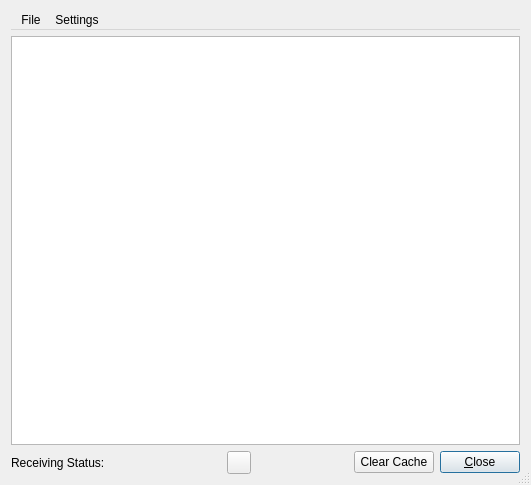
<?xml version="1.0" encoding="UTF-8"?>
<ui version="4.0">
 <class>JLViewer</class>
 <widget class="QDialog" name="JLViewer">
  <property name="geometry">
   <rect>
    <x>0</x>
    <y>0</y>
    <width>531</width>
    <height>485</height>
   </rect>
  </property>
  <property name="windowTitle">
   <string>MainWindow</string>
  </property>
  <property name="windowIcon">
   <iconset resource="res/icons.qrc">
    <normaloff>:/icons/MainIcon.png</normaloff>:/icons/MainIcon.png</iconset>
  </property>
  <property name="sizeGripEnabled">
   <bool>true</bool>
  </property>
  <layout class="QVBoxLayout" name="verticalLayout">
   <item>
    <widget class="QMenuBar" name="menubar">
     <widget class="QMenu" name="menuFile">
      <property name="title">
       <string>File</string>
      </property>
      <addaction name="actionClear_All"/>
      <addaction name="separator"/>
      <addaction name="actionSave"/>
      <addaction name="actionSave_All"/>
      <addaction name="separator"/>
      <addaction name="actionClose"/>
     </widget>
     <widget class="QMenu" name="menuSettings">
      <property name="title">
       <string>Settings</string>
      </property>
      <addaction name="actionSet_Font"/>
     </widget>
     <addaction name="menuFile"/>
     <addaction name="menuSettings"/>
    </widget>
   </item>
   <item>
    <widget class="JLBrowser" name="textBrowser"/>
   </item>
   <item>
    <layout class="QHBoxLayout" name="_2">
     <property name="spacing">
      <number>6</number>
     </property>
     <property name="margin">
      <number>0</number>
     </property>
     <item>
      <widget class="QLabel" name="TextLabel1">
       <property name="text">
        <string>Receiving Status:</string>
       </property>
       <property name="wordWrap">
        <bool>false</bool>
       </property>
      </widget>
     </item>
     <item>
      <widget class="CMultColorLED" name="LEDStatus" native="true">
       <property name="minimumSize">
        <size>
         <width>13</width>
         <height>13</height>
        </size>
       </property>
       <property name="maximumSize">
        <size>
         <width>13</width>
         <height>13</height>
        </size>
       </property>
      </widget>
     </item>
     <item>
      <spacer name="horizontalSpacer">
       <property name="orientation">
        <enum>Qt::Horizontal</enum>
       </property>
       <property name="sizeHint" stdset="0">
        <size>
         <width>40</width>
         <height>20</height>
        </size>
       </property>
      </spacer>
     </item>
     <item>
      <widget class="QToolButton" name="ButtonStepBack">
       <property name="text">
        <string/>
       </property>
       <property name="icon">
        <iconset resource="res/icons.qrc">
         <normaloff>:/icons/StepBack.png</normaloff>:/icons/StepBack.png</iconset>
       </property>
      </widget>
     </item>
     <item>
      <spacer name="Spacer5_2">
       <property name="orientation">
        <enum>Qt::Horizontal</enum>
       </property>
       <property name="sizeType">
        <enum>QSizePolicy::Expanding</enum>
       </property>
       <property name="sizeHint" stdset="0">
        <size>
         <width>20</width>
         <height>20</height>
        </size>
       </property>
      </spacer>
     </item>
     <item>
      <widget class="QPushButton" name="pushButtonClearCache">
       <property name="text">
        <string>Clear Cache</string>
       </property>
      </widget>
     </item>
     <item>
      <widget class="QPushButton" name="buttonOk">
       <property name="text">
        <string>&amp;Close</string>
       </property>
       <property name="autoDefault">
        <bool>true</bool>
       </property>
       <property name="default">
        <bool>true</bool>
       </property>
      </widget>
     </item>
    </layout>
   </item>
  </layout>
  <action name="actionSet_Font">
   <property name="text">
    <string>Set  Font</string>
   </property>
  </action>
  <action name="actionClear_All">
   <property name="text">
    <string>Clear All</string>
   </property>
  </action>
  <action name="actionSave">
   <property name="text">
    <string>Save</string>
   </property>
  </action>
  <action name="actionSave_All">
   <property name="text">
    <string>Save All</string>
   </property>
  </action>
  <action name="actionClose">
   <property name="text">
    <string>Close</string>
   </property>
  </action>
 </widget>
 <customwidgets>
  <customwidget>
   <class>CMultColorLED</class>
   <extends>QWidget</extends>
   <header>MultColorLED.h</header>
  </customwidget>
  <customwidget>
   <class>JLBrowser</class>
   <extends>QTextBrowser</extends>
   <header>jlbrowser.h</header>
  </customwidget>
 </customwidgets>
 <resources>
  <include location="res/icons.qrc"/>
 </resources>
 <connections/>
</ui>
